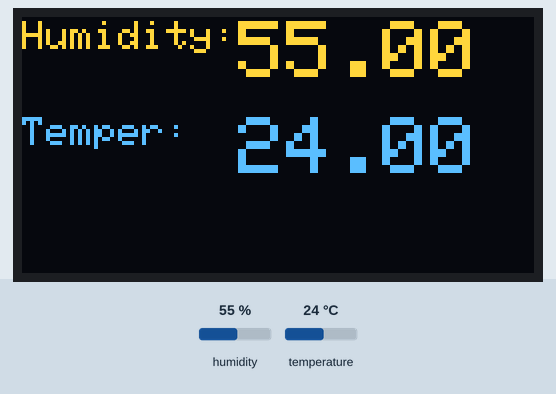
Simulated run of this sketch. Board: Arduino Uno, built with avr-gcc and run on an emulated ATmega328P. Shown: 128×64 one-colour display. Inputs (shaded band) come from the test bench; at power-on: humidity 55 %, temperature 24 °C. The OLED is the two-colour kind (top 16 rows yellow); the display library's start-up logo is not drawn; what the sketch prints to the serial monitor is not drawn.

Above: at 1.2 s.
1.3 s: humidity set to 22 %
At 3.5 s:
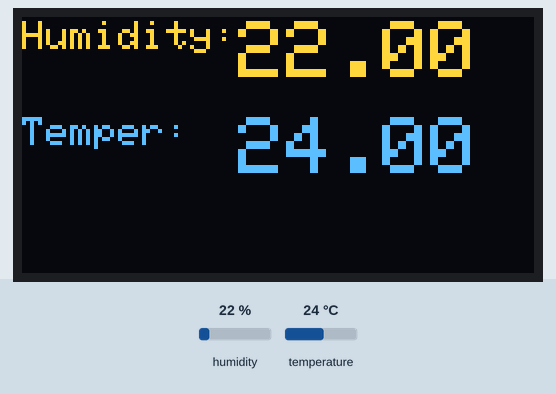
4.2 s: temperature set to 12 °C
At 5.9 s:
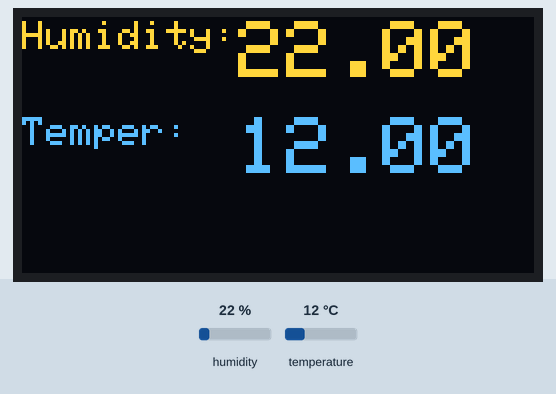
7.1 s: humidity set to 40 %
At 9.5 s:
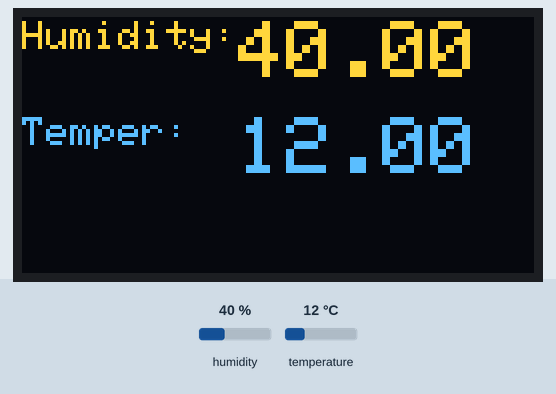
10.3 s: temperature set to 19 °C
At 11.9 s:
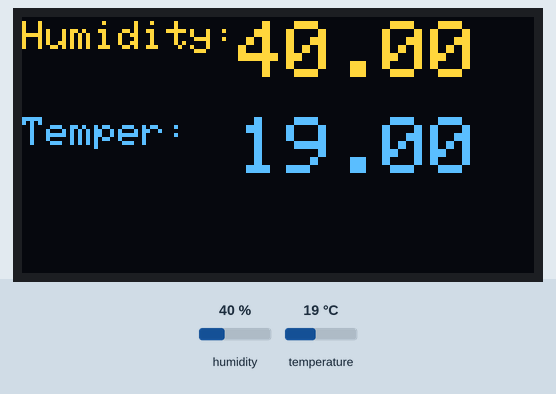
Timing chart, 0 to 13.4 s (numbered marks = the images above; inputs shaded):
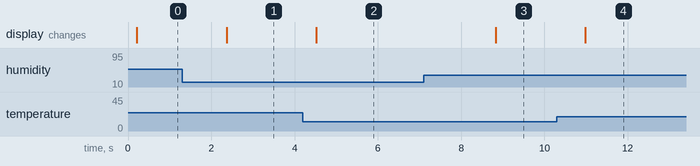

The sketch:

humity.ino
```cpp
#include <SPI.h>
#include <Wire.h>
#include <Adafruit_GFX.h>
#include <Adafruit_SSD1306.h>
#include <DHT.h>


#define SCREEN_WIDTH 128  // OLED display width, in pixels
#define SCREEN_HEIGHT 64  // OLED display height, in pixels

#define DHTPIN 2       // Digital pin connected to the DHT sensor
#define DHTTYPE DHT11  // DHT 11

// Declaration for SSD1306 display connected using software SPI (default case):
#define OLED_MOSI 9
#define OLED_CLK 10
#define OLED_DC 11
#define OLED_CS 12
#define OLED_RESET 13
Adafruit_SSD1306 display(SCREEN_WIDTH, SCREEN_HEIGHT,
                         OLED_MOSI, OLED_CLK, OLED_DC, OLED_RESET, OLED_CS);

DHT dht(DHTPIN, DHTTYPE);

float humidity;
float temperature;


void setup() {
  Serial.begin(9600);
  display.begin(SSD1306_SWITCHCAPVCC);
  display.display();
  dht.begin();
}

void loop() {
  checkHu();
  printtext();
}

void printtext(void) {
  display.clearDisplay();
  display.setTextSize(1.9);
  display.setTextColor(SSD1306_WHITE);
  display.setCursor(0, 1);
  display.print("Humidity:");
  display.setTextSize(2);
  display.println(humidity);
  display.setTextSize(1.9);
  display.setCursor(0, 25);
  display.print("Temper:  ");
  display.setTextSize(2);
  display.println(temperature);
  display.display();
  delay(2000);
}

void checkHu(void) {
  delay(100);  // Wait for 2 seconds between measurements

  humidity = dht.readHumidity();              // Read humidity
  temperature = dht.readTemperature();  // Read temperature in Celsius (the default)

  // Check if any reads failed and exit early (to try again).
  if (isnan(humidity) || isnan(temperature)) {
    Serial.println("Failed to read from DHT sensor!");
    return;
  }

  Serial.print("Humidity: ");
  Serial.print(humidity);
  Serial.print(" %\t");
  Serial.print("Temperature: ");
  Serial.print(temperature);
  Serial.println(" °C");
}
```

Measured:
- after the input at 1.3 s, the display: changes after 1.1 s (image 1)
- after the input at 4.2 s, the display: changes after 0.32 s (image 2)
- after the input at 7.1 s, the display: changes after 1.7 s (image 3)
- after the input at 10.3 s, the display: changes after 0.68 s (image 4)
